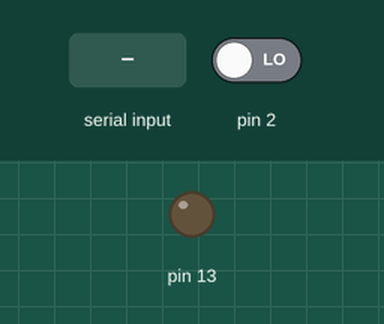
Recording of a sketch running on a simulated Arduino Uno, built with avr-gcc and run on an emulated ATmega328P. Parts: output pins drawn as LEDs (lit = HIGH). Inputs (shaded band) come from the test bench; at power-on: pin 2 LOW.

Above: at 1.2 s.
1.3 s: "1" received over Serial
At 2.5 s:
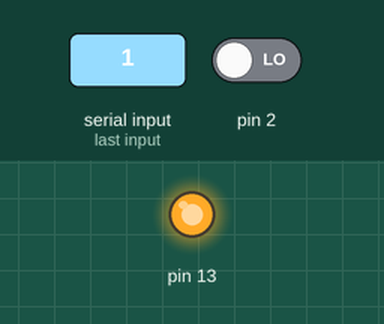
4.8 s: "2" received over Serial
At 5.1 s:
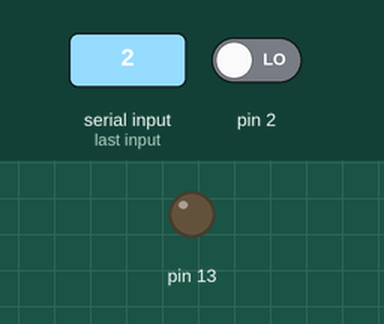
Timing chart, 0 to 7.8 s (numbered marks = the images above; inputs shaded):
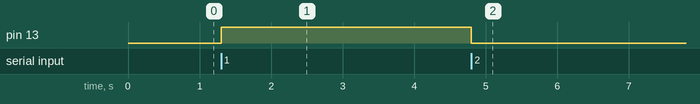

The sketch:

BT_Master_Slave.ino
```cpp
bool _ABVAR_1_state= false ;
char _ABVAR_2_cmd = ' ' ;

void setup()
{
  pinMode( 2 , INPUT);
  Serial.begin(38400);
  pinMode( 13 , OUTPUT);
}

void loop()
{
  if (( ( digitalRead(2) ) == ( HIGH ) ))
  {
    _ABVAR_1_state = !( _ABVAR_1_state ) ;
    if (( ( _ABVAR_1_state ) == ( HIGH ) ))
    {
      Serial.write('1');
    }
    else
    {
      Serial.write('2');
    }
    delay( 500 );
  }
  _ABVAR_2_cmd = Serial.read();
  if (( ( _ABVAR_2_cmd ) == ('1') ))
  {
    digitalWrite( 13 , HIGH );
  }
  if (( ( _ABVAR_2_cmd ) == ('2') ))
  {
    digitalWrite( 13 , LOW );
  }
}
```

Measured:
- after the input at 1.3 s, pin 13: LOW → HIGH at once
- after the input at 4.8 s, pin 13: HIGH → LOW at once
